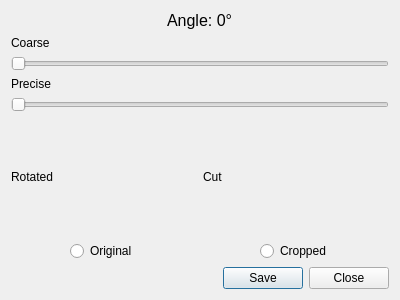
<?xml version="1.0" encoding="UTF-8"?>
<ui version="4.0">
 <class>PostProcess</class>
 <widget class="QDialog" name="PostProcess">
  <property name="geometry">
   <rect>
    <x>0</x>
    <y>0</y>
    <width>400</width>
    <height>300</height>
   </rect>
  </property>
  <property name="windowTitle">
   <string>Dialog</string>
  </property>
  <layout class="QVBoxLayout" name="verticalLayout">
   <item alignment="Qt::AlignHCenter">
    <widget class="QLabel" name="label_angle">
     <property name="font">
      <font>
       <pointsize>12</pointsize>
       <weight>50</weight>
       <bold>false</bold>
      </font>
     </property>
     <property name="text">
      <string>Angle: 0°</string>
     </property>
    </widget>
   </item>
   <item>
    <widget class="QLabel" name="label_coarse">
     <property name="text">
      <string>Coarse</string>
     </property>
    </widget>
   </item>
   <item>
    <widget class="QSlider" name="slider_coarse">
     <property name="orientation">
      <enum>Qt::Horizontal</enum>
     </property>
    </widget>
   </item>
   <item>
    <widget class="QLabel" name="label_precise">
     <property name="text">
      <string>Precise</string>
     </property>
    </widget>
   </item>
   <item>
    <widget class="QSlider" name="slider_precise">
     <property name="orientation">
      <enum>Qt::Horizontal</enum>
     </property>
    </widget>
   </item>
   <item>
    <layout class="QGridLayout" name="grid_layout">
     <item row="0" column="1">
      <widget class="autopanorama::RescalableLabel" name="label_cut">
       <property name="sizePolicy">
        <sizepolicy hsizetype="MinimumExpanding" vsizetype="MinimumExpanding">
         <horstretch>0</horstretch>
         <verstretch>0</verstretch>
        </sizepolicy>
       </property>
       <property name="text">
        <string>Cut</string>
       </property>
      </widget>
     </item>
     <item row="0" column="0">
      <widget class="autopanorama::RescalableLabel" name="label_rotated">
       <property name="sizePolicy">
        <sizepolicy hsizetype="MinimumExpanding" vsizetype="MinimumExpanding">
         <horstretch>0</horstretch>
         <verstretch>0</verstretch>
        </sizepolicy>
       </property>
       <property name="text">
        <string>Rotated</string>
       </property>
      </widget>
     </item>
     <item row="1" column="0" alignment="Qt::AlignHCenter">
      <widget class="QRadioButton" name="radio_rotated">
       <property name="text">
        <string>Original</string>
       </property>
      </widget>
     </item>
     <item row="1" column="1" alignment="Qt::AlignHCenter">
      <widget class="QRadioButton" name="radio_cut">
       <property name="text">
        <string>Cropped</string>
       </property>
      </widget>
     </item>
    </layout>
   </item>
   <item>
    <widget class="QDialogButtonBox" name="button_box">
     <property name="orientation">
      <enum>Qt::Horizontal</enum>
     </property>
     <property name="standardButtons">
      <set>QDialogButtonBox::Close|QDialogButtonBox::Save</set>
     </property>
    </widget>
   </item>
  </layout>
 </widget>
 <customwidgets>
  <customwidget>
   <class>autopanorama::RescalableLabel</class>
   <extends>QLabel</extends>
   <header>src/rescalable_label.h</header>
  </customwidget>
 </customwidgets>
 <resources/>
 <connections>
  <connection>
   <sender>button_box</sender>
   <signal>accepted()</signal>
   <receiver>PostProcess</receiver>
   <slot>accept()</slot>
   <hints>
    <hint type="sourcelabel">
     <x>248</x>
     <y>254</y>
    </hint>
    <hint type="destinationlabel">
     <x>157</x>
     <y>274</y>
    </hint>
   </hints>
  </connection>
  <connection>
   <sender>button_box</sender>
   <signal>rejected()</signal>
   <receiver>PostProcess</receiver>
   <slot>reject()</slot>
   <hints>
    <hint type="sourcelabel">
     <x>316</x>
     <y>260</y>
    </hint>
    <hint type="destinationlabel">
     <x>286</x>
     <y>274</y>
    </hint>
   </hints>
  </connection>
 </connections>
</ui>
